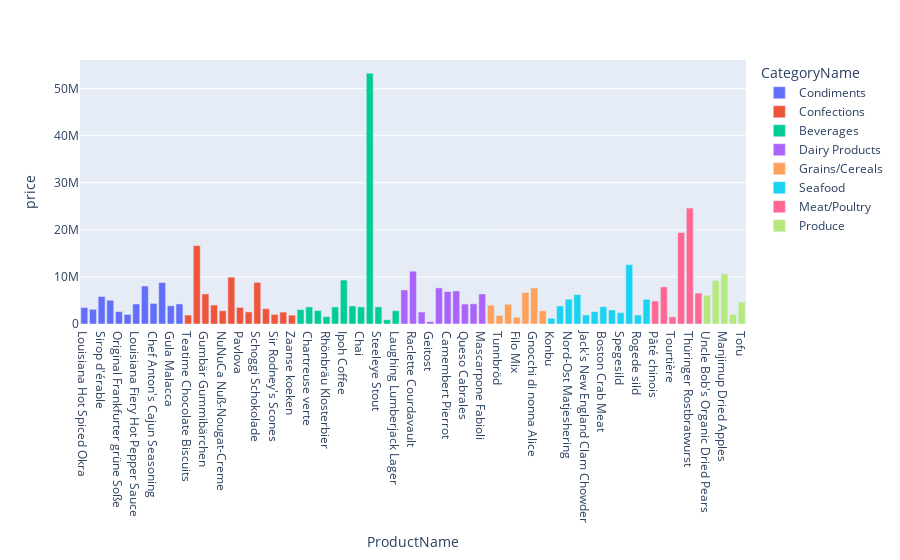

Notebook cell for this chart:
### Code cell
precio_producto= p_o_details_agg.to_pandas()

fig = px.bar(precio_producto, x='ProductName', y="price", color="CategoryName")
fig.show()

### Figure 1 — Plotly figure (JSON) as saved in the notebook; plotly's stock layout.template omitted (floating-point values rounded to 4 significant figures)
{"data": [{"alignmentgroup": "True", "hovertemplate": "CategoryName=Condiments<br>ProductName=%{x}<br>price=%{y}<extra></extra>", "legendgroup": "Condiments", "marker": {"color": "#636efa", "pattern": {"shape": ""}}, "name": "Condiments", "offsetgroup": "Condiments", "orientation": "v", "showlegend": true, "textposition": "auto", "type": "bar", "x": ["Louisiana Hot Spiced Okra", "Genen Shouyu", "Sirop d'érable", "Grandma's Boysenberry Spread", "Original Frankfurter grüne Soße", "Aniseed Syrup", "Louisiana Fiery Hot Pepper Sauce", "Northwoods Cranberry Sauce", "Chef Anton's Cajun Seasoning", "Vegie-spread", "Gula Malacca", "Chef Anton's Gumbo Mix"], "xaxis": "x", "y": [3504941, 3126000.0, 5840000.0, 5037487, 2623000.0, 2021624, 4245000.0, 8073652, 4371000.0, 8811000.0, 3881000.0, 4261000.0], "yaxis": "y"}, {"alignmentgroup": "True", "hovertemplate": "CategoryName=Confections<br>ProductName=%{x}<br>price=%{y}<extra></extra>", "legendgroup": "Confections", "marker": {"color": "#EF553B", "pattern": {"shape": ""}}, "name": "Confections", "offsetgroup": "Confections", "orientation": "v", "showlegend": true, "textposition": "auto", "type": "bar", "x": ["Teatime Chocolate Biscuits", "Sir Rodney's Marmalade", "Gumbär Gummibärchen", "Maxilaku", "NuNuCa Nuß-Nougat-Creme", "Tarte au sucre", "Pavlova", "Chocolade", "Schoggi Schokolade", "Valkoinen suklaa", "Sir Rodney's Scones", "Scottish Longbreads", "Zaanse koeken"], "xaxis": "x", "y": [1890000.0, 16650000.0, 6391000.0, 4022000.0, 2812000.0, 9953000.0, 3522000.0, 2572000.0, 8829000.0, 3260000.0, 2026714, 2528089, 1879000.0], "yaxis": "y"}, {"alignmentgroup": "True", "hovertemplate": "CategoryName=Beverages<br>ProductName=%{x}<br>price=%{y}<extra></extra>", "legendgroup": "Beverages", "marker": {"color": "#00cc96", "pattern": {"shape": ""}}, "name": "Beverages", "offsetgroup": "Beverages", "orientation": "v", "showlegend": true, "textposition": "auto", "type": "bar", "x": ["Outback Lager", "Chartreuse verte", "Sasquatch Ale", "Rhönbräu Klosterbier", "Lakkalikööri", "Ipoh Coffee", "Chang", "Chai", "Côte de Blaye", "Steeleye Stout", "Guaraná Fantástica", "Laughing Lumberjack Lager"], "xaxis": "x", "y": [3064000.0, 3634000.0, 2851000.0, 1557000.0, 3625000.0, 9333000.0, 3831000.0, 3632000.0, 53270000.0, 3640338, 908300.0, 2821000.0], "yaxis": "y"}, {"alignmentgroup": "True", "hovertemplate": "CategoryName=Dairy Products<br>ProductName=%{x}<br>price=%{y}<extra></extra>", "legendgroup": "Dairy Products", "marker": {"color": "#ab63fa", "pattern": {"shape": ""}}, "name": "Dairy Products", "offsetgroup": "Dairy Products", "orientation": "v", "showlegend": true, "textposition": "auto", "type": "bar", "x": ["Gudbrandsdalsost", "Raclette Courdavault", "Gorgonzola Telino", "Geitost", "Queso Manchego La Pastora", "Camembert Pierrot", "Mozzarella di Giovanni", "Queso Cabrales", "Flotemysost", "Mascarpone Fabioli"], "xaxis": "x", "y": [7231000.0, 11220000.0, 2543000.0, 507100.0, 7684000.0, 6900000.0, 7024000.0, 4235000.0, 4297000.0, 6381000.0], "yaxis": "y"}, {"alignmentgroup": "True", "hovertemplate": "CategoryName=Grains/Cereals<br>ProductName=%{x}<br>price=%{y}<extra></extra>", "legendgroup": "Grains/Cereals", "marker": {"color": "#FFA15A", "pattern": {"shape": ""}}, "name": "Grains/Cereals", "offsetgroup": "Grains/Cereals", "orientation": "v", "showlegend": true, "textposition": "auto", "type": "bar", "x": ["Ravioli Angelo", "Tunnbröd", "Gustaf's Knäckebröd", "Filo Mix", "Wimmers gute Semmelknödel", "Gnocchi di nonna Alice", "Singaporean Hokkien Fried Mee"], "xaxis": "x", "y": [3982000.0, 1819000.0, 4205000.0, 1421000.0, 6689000.0, 7647000.0, 2806097], "yaxis": "y"}, {"alignmentgroup": "True", "hovertemplate": "CategoryName=Seafood<br>ProductName=%{x}<br>price=%{y}<extra></extra>", "legendgroup": "Seafood", "marker": {"color": "#19d3f3", "pattern": {"shape": ""}}, "name": "Seafood", "offsetgroup": "Seafood", "orientation": "v", "showlegend": true, "textposition": "auto", "type": "bar", "x": ["Konbu", "Inlagd Sill", "Nord-Ost Matjeshering", "Ikura", "Jack's New England Clam Chowder", "Escargots de Bourgogne", "Boston Crab Meat", "Röd Kaviar", "Spegesild", "Carnarvon Tigers", "Rogede sild", "Gravad lax"], "xaxis": "x", "y": [1215000.0, 3823000.0, 5261000.0, 6239000.0, 1931000.0, 2618000.0, 3682000.0, 2985000.0, 2414631, 12600000.0, 1904000.0, 5245000.0], "yaxis": "y"}, {"alignmentgroup": "True", "hovertemplate": "CategoryName=Meat/Poultry<br>ProductName=%{x}<br>price=%{y}<extra></extra>", "legendgroup": "Meat/Poultry", "marker": {"color": "#FF6692", "pattern": {"shape": ""}}, "name": "Meat/Poultry", "offsetgroup": "Meat/Poultry", "orientation": "v", "showlegend": true, "textposition": "auto", "type": "bar", "x": ["Pâté chinois", "Alice Mutton", "Tourtière", "Mishi Kobe Niku", "Thüringer Rostbratwurst", "Perth Pasties"], "xaxis": "x", "y": [4879000.0, 7884000.0, 1509000.0, 19420000.0, 24620000.0, 6562000.0], "yaxis": "y"}, {"alignmentgroup": "True", "hovertemplate": "CategoryName=Produce<br>ProductName=%{x}<br>price=%{y}<extra></extra>", "legendgroup": "Produce", "marker": {"color": "#B6E880", "pattern": {"shape": ""}}, "name": "Produce", "offsetgroup": "Produce", "orientation": "v", "showlegend": true, "textposition": "auto", "type": "bar", "x": ["Uncle Bob's Organic Dried Pears", "Rössle Sauerkraut", "Manjimup Dried Apples", "Longlife Tofu", "Tofu"], "xaxis": "x", "y": [6118000.0, 9253000.0, 10660000.0, 2021000.0, 4645000.0], "yaxis": "y"}], "layout": {"barmode": "relative", "legend": {"title": {"text": "CategoryName"}, "tracegroupgap": 0}, "margin": {"t": 60}, "xaxis": {"anchor": "y", "domain": [0, 1], "title": {"text": "ProductName"}}, "yaxis": {"anchor": "x", "domain": [0, 1], "title": {"text": "price"}}}}
